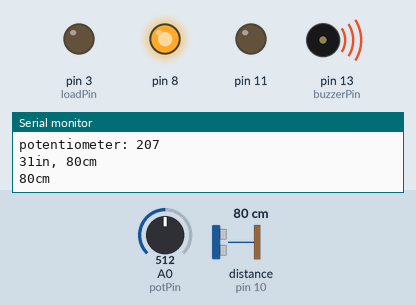
The sketch below on a simulated Arduino Uno, built with avr-gcc and run on an emulated ATmega328P. Parts: output pins drawn as LEDs (lit = HIGH), buzzer (waves = sounding), the last lines printed to the serial monitor. Wiring (inferred from the names in the program): ultrasonic range finder: trigger pin 9; echo pin 10. The inputs (shaded band) are chosen by the test bench; at power-on: distance to the obstacle (sensor on pin 10) 80 cm, A0 (potPin) = 512. The echo pulse lasts 58.3 µs per cm; pins used as bus, display or sensor lines are not drawn.

Above: at 1.2 s.
1.3 s: distance to the obstacle (sensor on pin 10) set to 250 cm
At 2.5 s:
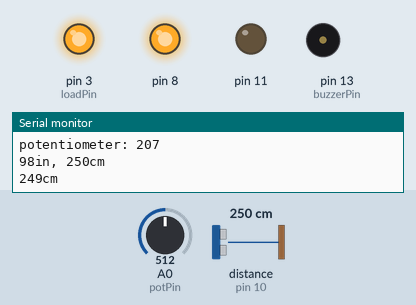
3.0 s: distance to the obstacle (sensor on pin 10) set to 212 cm
4.5 s: distance to the obstacle (sensor on pin 10) set to 202 cm
At 5.8 s:
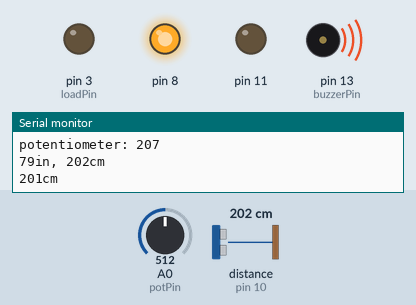
6.2 s: distance to the obstacle (sensor on pin 10) set to 299 cm
At 7.6 s:
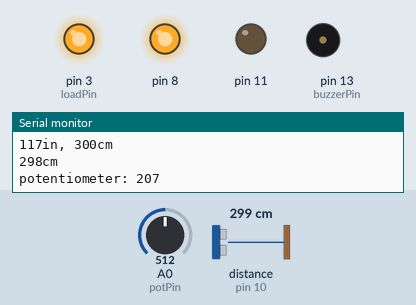
7.9 s: A0 (potPin) set to 234
10.9 s: A0 (potPin) set to 210
Timing chart, 0 to 13.4 s (numbered marks = the images above; inputs shaded):
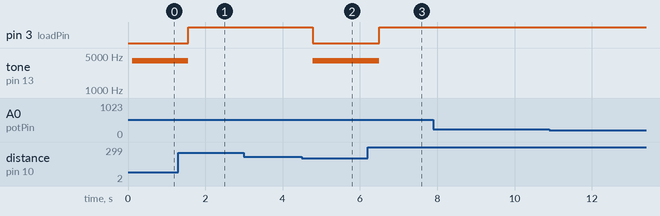

Measured:
- the behaviour switches between 208 and 207 cm on distance to the obstacle (sensor on pin 10) (found by bisection; images 1 and 2)
- after the input at 1.3 s, pin 3 (loadPin): LOW → HIGH after 0.26 s; tone on pin 13 (buzzerPin): 4000 Hz → silent after 0.26 s
- after the input at 4.5 s, pin 3 (loadPin): HIGH → LOW after 0.28 s; tone on pin 13 (buzzerPin): silent → 4000 Hz after 0.28 s
- after the input at 6.2 s, pin 3 (loadPin): LOW → HIGH after 0.30 s; tone on pin 13 (buzzerPin): 4000 Hz → silent after 0.30 s

The sketch:

Sonar_Sensor_HC-SR04.ino
```cpp
/*
 * Project for LSCC Science Fair 2025
 *
 * https://github.com/kazi-rakib/RoboticsClub/Projects/ScienceFair25
 *
 * by Rakib Hasan
 */

const int trigPin = 9;
const int echoPin = 10;
const int buzzerPin = 13;
const int loadPin = 3;
int potPin = A0;  // analog pin used to connect the potentiometer
int potValue = 15;    // variable to read the value from the analog pin


long duration, distance;

void setup() {
  pinMode(11, OUTPUT);
  pinMode(8, OUTPUT);
  pinMode(LED_BUILTIN, OUTPUT); // for LED indicator

  digitalWrite(11, LOW); // optional, for sonar sensor
  digitalWrite(8, HIGH); // optional, for sonar sensor

  pinMode(buzzerPin, OUTPUT);
  pinMode(loadPin, OUTPUT);
  pinMode(trigPin, OUTPUT);
  pinMode(echoPin, INPUT);
  Serial.begin(9600);
}

void loop() {
  digitalWrite(trigPin, LOW);
  delayMicroseconds(2);
  digitalWrite(trigPin, HIGH);
  delayMicroseconds(10);
  digitalWrite(trigPin, LOW);

  duration = pulseIn(echoPin, HIGH);
  distance = (duration*.0343)/2; // in cm
  // distance = (duration*AIR_SPEED)/2; // in cm
  delay(100);

  potValue = analogRead(potPin);            // reads the value of the potentiometer (value between 0 and 1023)
  potValue = map(potValue, 0, 1023, 15, 400);     // scale it for use with the servo (value between 0 and 180)


  if (distance < potValue){
    digitalWrite(loadPin, LOW); // turns ON the relay i.e., connects COM to NO
    tone(buzzerPin, 4000);

  } else {
    digitalWrite(loadPin, HIGH); // turns OFF the relay i.e., connects COM to NC
    noTone(buzzerPin);
  }


  /// FOR DEBUGGING
  // /*
  // convert the time into a distance
  int inches = microsecondsToInches(duration);
  int cm = microsecondsToCentimeters(duration);

  Serial.print("potentiometer: ");
  Serial.println(potValue);

  Serial.print(inches);
  Serial.print("in, ");
  Serial.print(cm);
  Serial.print("cm");
  Serial.println();
  Serial.print(distance);
  Serial.print("cm");
  Serial.println();


  delay(100);
  // */
}


long microsecondsToInches(long microseconds) {
  // According to Parallax's datasheet for the PING))), there are 73.746
  // microseconds per inch (i.e. sound travels at 1130 feet per second).
  // This gives the distance travelled by the ping, outbound and return,
  // so we divide by 2 to get the distance of the obstacle.
  // See: https://www.parallax.com/package/ping-ultrasonic-distance-sensor-downloads/
  return microseconds / 74 / 2;
}

long microsecondsToCentimeters(long microseconds) {
  // The speed of sound is 340 m/s or 29 microseconds per centimeter.
  // The ping travels out and back, so to find the distance of the object we
  // take half of the distance travelled.
  return microseconds / 29 / 2;
}
```
